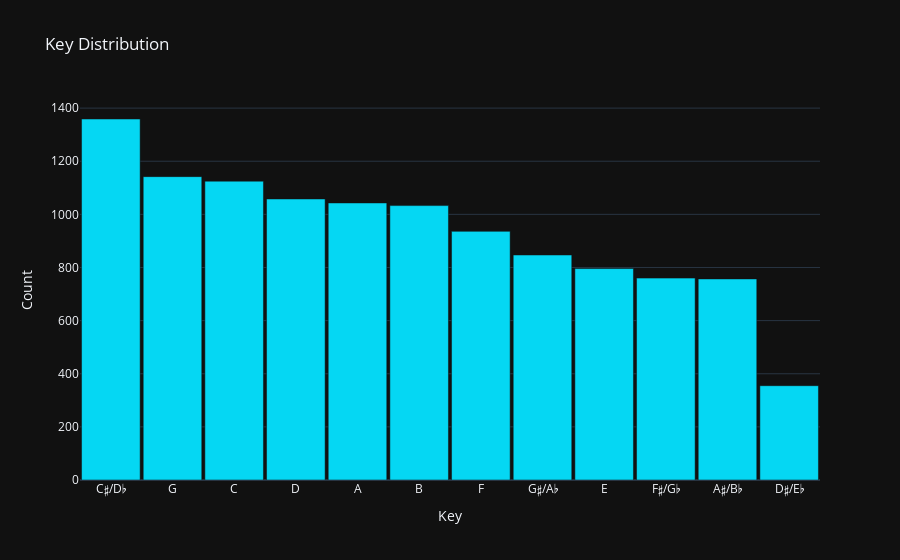

The code cell stored with this chart in its notebook:
### Code cell
plot_key_distribution(US_2022_audio)

### Figure 1 — Plotly figure (JSON) as saved in the notebook; plotly's stock layout.template omitted (floating-point values rounded to 4 significant figures)
{"data": [{"marker": {"color": "rgba(5, 215, 243, 1)"}, "type": "bar", "x": ["C♯/D♭", "G", "C", "D", "A", "B", "F", "G♯/A♭", "E", "F♯/G♭", "A♯/B♭", "D♯/E♭"], "y": [1359, 1142, 1125, 1058, 1043, 1033, 936, 847, 796, 760, 757, 355]}], "layout": {"bargap": 0.05, "title": {"text": "Key Distribution"}, "xaxis": {"title": {"text": "Key"}}, "yaxis": {"title": {"text": "Count"}}}}
